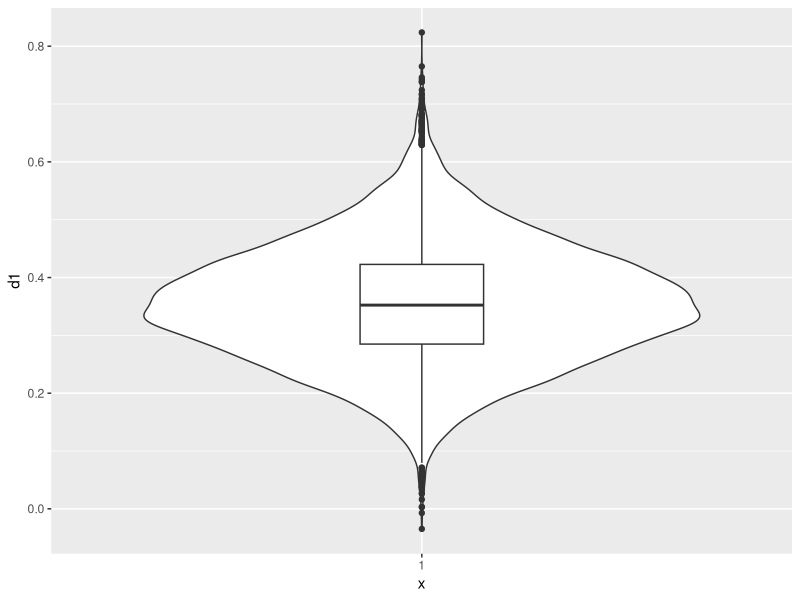
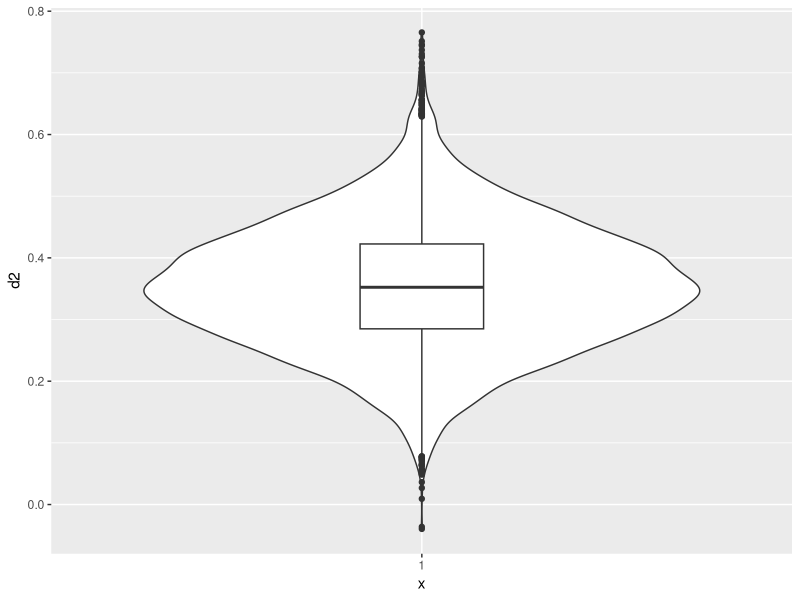

Recreate these plots in R, in order.
rm(list=ls())

library(MASS)
library(tidyverse)

n_sim <- 10000

cv <- 0 # covariances
ind_var <- 1 # variances, diagonal entries


m1 <- list()
m2 <- list()

sd1 <- list()
sd2 <- list()

for (iSim in seq(n_sim)){
        
        
        if (iSim %% 500 == 0){
                
                print(iSim)
        }
        
        all_data <- mvrnorm(n = 100,
                            mu = c(0.5,
                                   0,
                                   0.5),
                            Sigma = matrix(c(ind_var,cv,cv,
                                              cv,ind_var,cv,
                                              cv,cv,ind_var),3,3),
                            empirical = F)
        
        m1[iSim] <- mean(all_data[,1] - all_data[,2])
        m2[iSim] <- mean(all_data[,3] - all_data[,2])
        
        sd1[iSim] <- sd(all_data[,1] - all_data[,2])
        sd2[iSim] <- sd(all_data[,3] - all_data[,2])
}

res1 <- data.frame(unlist(m1),unlist(sd1),unlist(m2),unlist(sd2))
names(res1) <- c('m1','sd1','m2','sd2')

# Get the effect size
res1 <- res1 %>%
        mutate(d1 = m1/sd1,
               d2 = m2/sd2)


# Plot them
res1 %>%
        ggplot(aes(x = '1',y=d1)) +
        geom_violin() +
        geom_boxplot(width = 0.2)

res1 %>%
        ggplot(aes(x = '1',y=d2)) +
        geom_violin() +
        geom_boxplot(width = 0.2)

# Check correlation between the effect sizes
cor(res1$d1,res1$d2)